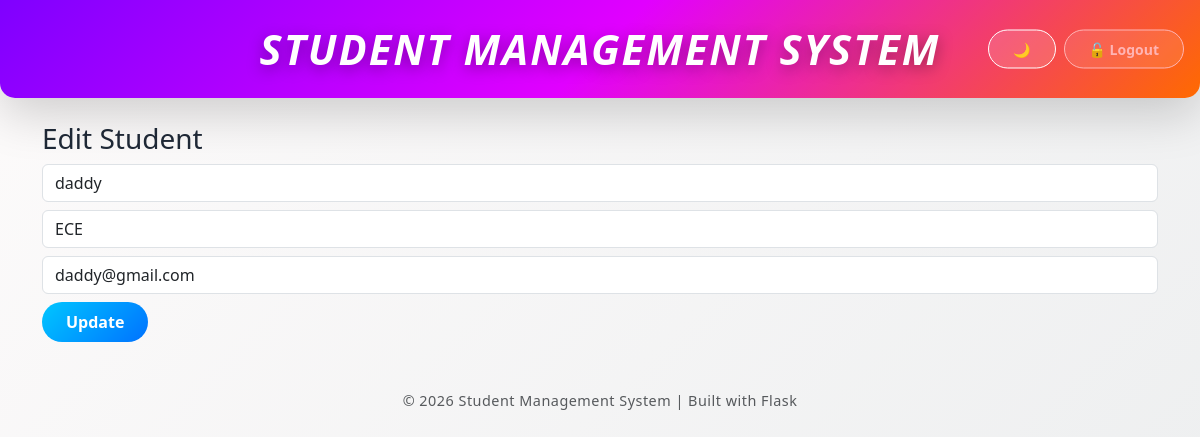
Screenshot of /edit/8 (signed in) with the database file from the repository.
### app.py (models this page shows)
class Student(db.Model):
    id = db.Column(db.Integer, primary_key=True)
    name = db.Column(db.String(100), nullable=False)
    roll = db.Column(db.String(50), unique=True, nullable=False)
    branch = db.Column(db.String(100), nullable=False)
    email = db.Column(db.String(100), unique=True, nullable=False)
    created_at = db.Column(db.DateTime, default=datetime.now)

### app.py (the view, shortened to what this page needs)
@app.route("/edit/<int:id>", methods=["GET", "POST"])
def edit(id):
    if not session.get("logged_in"):
        return redirect(url_for("login"))
    student = Student.query.get_or_404(id)
    return render_template("edit.html", student=student)

### templates/edit.html
{% extends "base.html" %}
{% block content %}
<h3>Edit Student</h3>
<form method="POST">
<input class="form-control mb-2" name="name" value="{{ student.name }}">
<select class="form-control mb-2" name="branch" required>
    {% for b in [
        "CSE","CSE-AI","CSE-AIML","CSE-DS","CSE-ML",
        "CSE-CyberSecurity","ECE","EEE",
        "Mechanical Engineering","Civil Engineering"
    ] %}
        <option value="{{ b }}" {% if student.branch == b %}selected{% endif %}>
            {{ b }}
        </option>
    {% endfor %}
</select>
<input class="form-control mb-2" name="email" value="{{ student.email }}">
<button class="btn btn-success">Update</button>
</form>
{% endblock %}

### static/style.css (style rules this page uses)
html, body { min-height: 100%; font-family: "Segoe UI", "Poppins", sans-serif; margin: 0; padding: 0; transition: all 0.3s ease; }
body { background: linear-gradient(135deg, #fdfbfb, #ebedee); color: #1f2937; }
.btn { border-radius: 30px; font-weight: 600; padding: 8px 24px; transition: all 0.3s ease; }
.btn-success { background: linear-gradient(135deg, #00c6ff, #0072ff); border: none; }

### rows the page displays
Student: name "daddy", branch "ECE", email "daddy@gmail.com"
